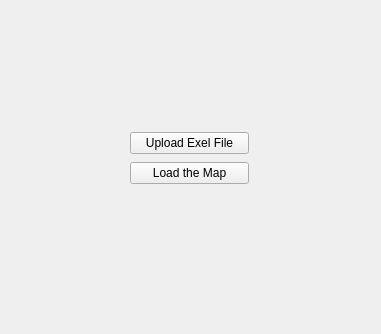
<?xml version="1.0" encoding="UTF-8"?>
<ui version="4.0">
 <class>Form</class>
 <widget class="QWidget" name="Form">
  <property name="geometry">
   <rect>
    <x>0</x>
    <y>0</y>
    <width>381</width>
    <height>334</height>
   </rect>
  </property>
  <property name="windowTitle">
   <string>Form</string>
  </property>
  <widget class="QWidget" name="">
   <property name="geometry">
    <rect>
     <x>130</x>
     <y>130</y>
     <width>119</width>
     <height>58</height>
    </rect>
   </property>
   <layout class="QVBoxLayout" name="verticalLayout">
    <item>
     <widget class="QPushButton" name="uplead_button">
      <property name="text">
       <string>Upload Exel File</string>
      </property>
     </widget>
    </item>
    <item>
     <widget class="QPushButton" name="load_map_button">
      <property name="text">
       <string>Load the Map</string>
      </property>
     </widget>
    </item>
   </layout>
  </widget>
 </widget>
 <resources/>
 <connections/>
</ui>
